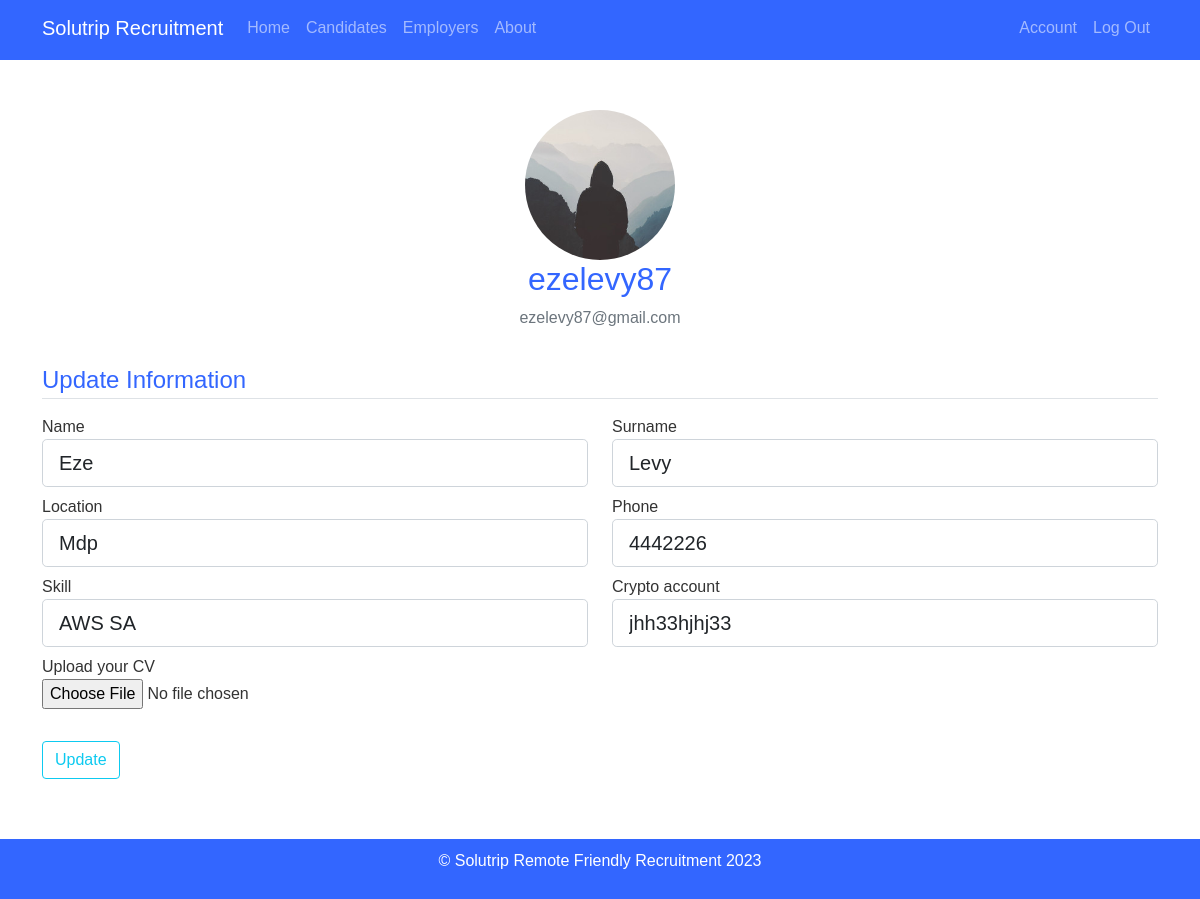
Page /account (signed in) on the earlier database version.
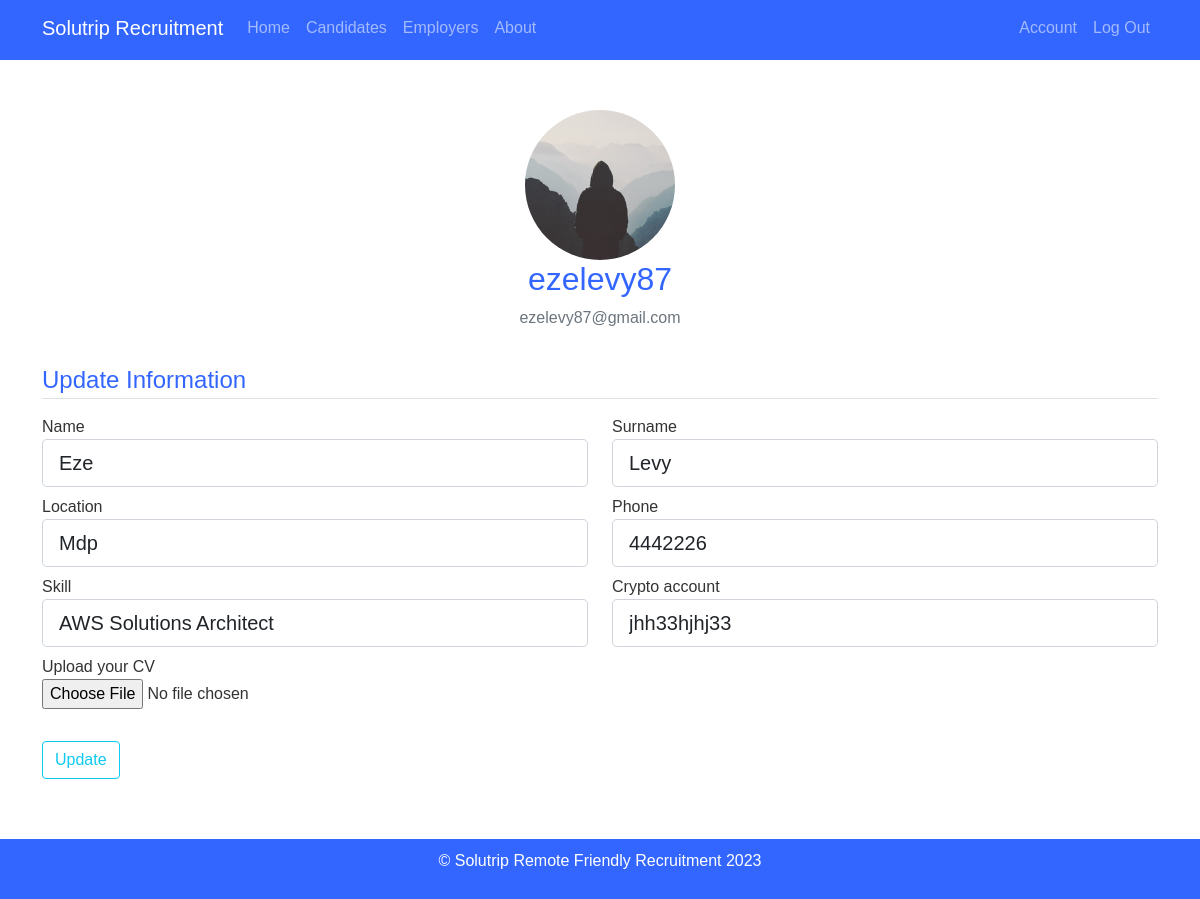
Same page on the later database version.
### Solutrip_app/models.py (models this page shows)
class User(db.Model, UserMixin):
    id = db.Column (db.Integer, primary_key=True)
    username = db.Column (db.String(64), unique=True, nullable=False)
    email = db.Column (db.String(120), unique=True, nullable=False)
    password = db.Column(db.String(128), nullable=False)
    image_file = db.Column(db.String(20), nullable=False, default='default.jpg')
    user_info = db.relationship('UserInfo', backref='user', lazy=True)
    companies = db.relationship('Company', backref='user', lazy=True)

class UserInfo(db.Model):
    id = db.Column (db.Integer, primary_key=True)
    name = db.Column(db.String(60))
    surname = db.Column(db.String(60))
    location = db.Column(db.String(60))
    phone = db.Column(db.String(20), nullable=True)
    skill = db.Column(db.String(100))
    crypto_account = db.Column(db.String(50), unique=True)
    user_id = db.Column(db.Integer, db.ForeignKey('user.id'), nullable=False)

### Solutrip_app/routes.py (the view)
@app.route("/account", methods=['GET', 'POST'])
@login_required
def account():
    form = UpdateForm()
    if form.validate_on_submit():
        userinfo = UserInfo.query.filter_by(user_id=current_user.id).first()
        if not userinfo:
            userinfo = UserInfo(user_id=current_user.id)
            db.session.add(userinfo)
        userinfo.name = form.name.data
        userinfo.surname = form.surname.data
        userinfo.location = form.location.data
        userinfo.phone = form.phone.data
        userinfo.skill = form.skill.data
        userinfo.crypto_account = form.crypto_account.data
        if form.cv.data:
            cv_file = save_cv(form.cv.data)
            current_user.cv = cv_file
        db.session.commit()
        flash('Your account has been updated', 'success')
        return redirect(url_for('account'))
    elif request.method == 'GET':
        userinfo = UserInfo.query.filter_by(user_id=current_user.id).first()
        if userinfo:
            form.name.data = userinfo.name
            form.surname.data = userinfo.surname
            form.location.data = userinfo.location
            form.phone.data = userinfo.phone
            form.skill.data = userinfo.skill
            form.crypto_account.data = userinfo.crypto_account
    image_file = url_for('static', filename='profile_pics/' + current_user.image_file)
    return render_template("account.html", title="Account", image_file=image_file, form=form)

### Solutrip_app/forms.py
class UpdateForm(FlaskForm):
    name = StringField('Name', validators=[DataRequired()])
    surname = StringField('Surname', validators=[DataRequired()])
    location = StringField('Location', validators=[DataRequired()])
    phone = StringField('Phone', validators=[DataRequired()])
    skill = StringField('Skill', validators=[DataRequired()])
    crypto_account = StringField('Crypto account', validators=[DataRequired()])
    cv = FileField('Upload your CV', validators=[FileAllowed(['pdf', 'doc', 'docx'])])
    submit = SubmitField('Update')

### Solutrip_app/models.py (called while the page is built)
@login_manager.user_loader
def load_user(user_id):
    return User.query.get(int(user_id))

### Solutrip_app/templates/account.html (shortened to what this page needs)
{% extends 'layout.html' %}
{% block content %}
    <div class="content-section-account">
        <div class="media mx-auto">
        <img class="rounded-circle account-img" src="{{ image_file }}" width="150" height="150">
        <div class="media-body">
            <h2 class="account-heading">{{ current_user.username }}</h2>
            <p class="text-secondary"> {{ current_user.email }}</p>
        </div>
        </div>
        <div class="content-section-update">
            <form method="POST" action="" enctype="multipart/form-data">
                <fieldset class="form-group">
                    <legend class="border-bottom mb-3 mt-3">Update Information</legend>
                    <div class="row">
                        <div class="col-md-6 mb-2">
                            <label class="form-control-label">{{ form.name.label.text }}</label>
                            {% if form.name.errors %}
                                {{ form.name(class="form-control form-control-lg flex-column is-invalid") }}
                                <div class="invalid-feedback">
                                    {% for error in form.name.errors%}
                                        <span> {{ error }}</span>
                                    {% endfor %}
                                </div>
                            {% else %}
                                {{ form.name(class="form-control form-control-lg flex-column") }}
                            {% endif %}
                        </div>
                        <div class="col-md-6 mb-2">
                            <label class="form-control-label">{{ form.surname.label.text }}</label>
                            {% if form.surname.errors %}
                                {{ form.surname(class="form-control form-control-lg flex-column is-invalid") }}
                                <div class="invalid-feedback">
                                    {% for error in form.surname.errors%}
                                        <span> {{ error }}</span>
                                    {% endfor %}
                                </div>
                            {% else %}
                                {{ form.surname(class="form-control form-control-lg flex-column") }}
                            {% endif %}
                        </div>
                    </div>
                    <div class ="row">
                        <div class="col-md-6 mb-2">
                            <label class="form-control-label">{{ form.location.label.text }}</label>
                            {% if form.location.errors %}
                                {{ form.location(class="form-control form-control-lg flex-column is-invalid") }}
                                <div class="invalid-feedback">
                                    {% for error in form.name.errors%}
                                        <span> {{ error }}</span>
                                    {% endfor %}
                                </div>
                            {% else %}
                                {{ form.location(class="form-control form-control-lg flex-column") }}
                            {% endif %}
                        </div>
                        <div class="col-md-6 mb-2">
                            <label class="form-control-label">{{ form.phone.label.text }}</label>
                            {% if form.phone.errors %}
                                {{ form.phone(class="form-control form-control-lg flex-column is-invalid") }}
                                <div class="invalid-feedback">
                                    {% for error in form.name.errors%}
                                        <span> {{ error }}</span>
                                    {% endfor %}
                                </div>
                            {% else %}
                                {{ form.phone(class="form-control form-control-lg flex-column") }}
                            {% endif %}
                        </div>
                    </div>
                    <div class="row">
                        <div class="col-md-6 mb-2">
                            <label class="form-control-label">{{ form.skill.label.text }}</label>
                            {% if form.skill.errors %}
                                {{ form.skill(class="form-control form-control-lg flex-column is-invalid") }}
                                <div class="invalid-feedback">
                                    {% for error in form.name.errors%}
                                        <span> {{ error }}</span>
                                    {% endfor %}
                                </div>
                            {% else %}
                                {{ form.skill(class="form-control form-control-lg flex-column") }}
                            {% endif %}
                        </div>
                        <div class="col-md-6 mb-2">
                            <label class="form-control-label">{{ form.crypto_account.label.text }}</label>
                            {% if form.crypto_account.errors %}
                                {{ form.crypto_account(class="form-control form-control-lg flex-column is-invalid") }}
                                <div class="invalid-feedback">
                                    {% for error in form.name.errors%}
                                        <span> {{ error }}</span>
                                    {% endfor %}
                                </div>
                            {% else %}
                                {{ form.crypto_account(class="form-control form-control-lg flex-column") }}
                            {% endif %}
                        </div>
                    </div>
                    <div class="form-group mb-2">
                        {{ form.cv.label() }} <br>
                        {{ form.cv(class="form-control-file") }}
                    </div>
                </fieldset>
                <div class="form-group mb-4">
                    {{ form.submit(class="btn btn-outline-info mt-1") }}
                </div>
        </div>
    </div>
{% endblock content %}

### Solutrip_app/templates/layout.html (shortened to what this page needs)
<html>
  <head>
    <link href="https://cdn.jsdelivr.net/npm/bootstrap@5.0.2/dist/css/bootstrap.min.css" rel="stylesheet">
    <link rel="stylesheet" type="text/css" href="{{ url_for('static', filename='styles.css') }}">
  </head>
  <body>
    <header class="site-header">
      <nav class="navbar navbar-expand-md navbar-dark bg-steel fixed-top">
        <div class="container">
          <a class="navbar-brand mr-4" href="/">Solutrip Recruitment</a>
          <div class="collapse navbar-collapse d-flex" id="navbarToggle">
            <div class="navbar-nav mr-auto flex-grow-1">
              <a class="nav-item nav-link {% if request.path == '/' %}active{% endif %}" href="{{ url_for('home') }}">Home</a>
              <a class="nav-item nav-link" href="{{ url_for('candidates')}}">Candidates</a>
              <a class="nav-item nav-link" href="{{ url_for('employers')}}">Employers</a>
              <a class="nav-item nav-link" href="{{ url_for('about')}}">About</a>
            </div>
            <div class="navbar-nav ml-auto">
              {% if current_user.is_authenticated %}
              <a class="nav-item nav-link" href="{{ url_for('account')}}">Account</a>
              <a class="nav-item nav-link" href="{{ url_for('logout')}}">Log Out</a>
              {% else %}
              <a class="nav-item nav-link" href="{{ url_for('login')}}">Login</a>
              <a class="nav-item nav-link" href="{{ url_for('register')}}">Register</a>
              {% endif %}
            </div>
          </div>
        </div>
      </nav>
    </header>
    <div class="col-md-12">
      <div class="container">
        {% block content %}
        {% endblock %}
      </div>
    </div>
    <footer>
        <p>&copy; Solutrip Remote Friendly Recruitment 2023</p>
    </footer>
  </body>
</html>

### Solutrip_app/static/styles.css (style rules this page uses)
body { background-image: url(bg-img.jpg); background-size: cover; font-family: Arial, sans-serif; color: #333; }
header { display: flex; justify-content: space-between; align-items: center; padding: 0 10px; height: 60px; background-color: #3366ff; }
html, body { height: 100%; }
footer { display: flex; justify-content: center; align-items: center; height: 60px; background-color: #3366ff; color: #fff; }
.border-bottom { color: #3366ff; }
#account h1,h2 { color: #3366ff; }
.content-section-account { margin-top: 50px; text-align: center; }
.content-section-update { text-align: left; margin-bottom: 60px; }
.form-group { margin-bottom: 20px; }

Differences in the rows shown:
changed UserInfo "Eze": skill "AWS SA" → "AWS Solutions Architect"
